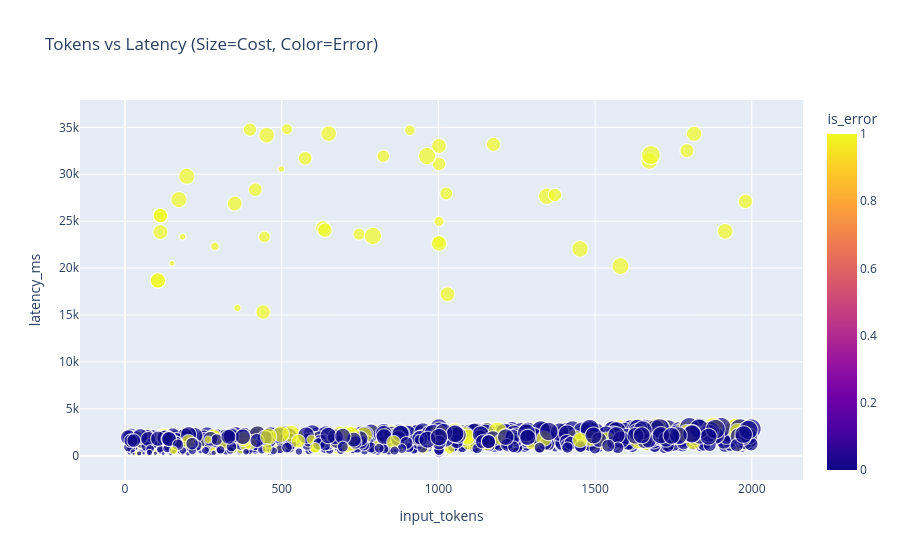

This figure's notebook cell:
### Markdown cell above
A multidimensional view showing how large tokens and high latency directly correlate with cost size and error rates.

### Code cell
fig= px.scatter(
          data_frame= df,
          x= 'input_tokens', 
          y= 'latency_ms', 
          size= 'total_cost_used', 
          color= 'is_error',
          title= 'Tokens vs Latency (Size=Cost, Color=Error)'
     )
fig.write_image('../assets/plots/06_3d_cost_latency_scatter.png', scale=2)
fig.show()

### Figure 1 — Plotly figure (JSON) as saved in the notebook; plotly's stock layout.template omitted (floating-point values rounded to 4 significant figures; data arrays with more than 128 entries replaced by an {"elided": "..."} marker saying what was removed)
{"data": [{"hovertemplate": "input_tokens=%{x}<br>latency_ms=%{y}<br>total_cost_used=%{marker.size}<br>is_error=%{marker.color}<extra></extra>", "legendgroup": "", "marker": {"color": {"elided": "1030 int values"}, "coloraxis": "coloraxis", "size": {"elided": "1030 float values"}, "sizemode": "area", "sizeref": 0.0001202, "symbol": "circle"}, "mode": "markers", "name": "", "showlegend": false, "type": "scattergl", "x": {"elided": "1030 int values"}, "xaxis": "x", "y": {"elided": "1030 float values"}, "yaxis": "y"}], "layout": {"coloraxis": {"colorbar": {"title": {"text": "is_error"}}, "colorscale": [[0, "#0d0887"], [0.1111, "#46039f"], [0.2222, "#7201a8"], [0.3333, "#9c179e"], [0.4444, "#bd3786"], [0.5556, "#d8576b"], [0.6667, "#ed7953"], [0.7778, "#fb9f3a"], [0.8889, "#fdca26"], [1, "#f0f921"]]}, "legend": {"itemsizing": "constant", "tracegroupgap": 0}, "title": {"text": "Tokens vs Latency (Size=Cost, Color=Error)"}, "xaxis": {"anchor": "y", "domain": [0, 1], "title": {"text": "input_tokens"}}, "yaxis": {"anchor": "x", "domain": [0, 1], "title": {"text": "latency_ms"}}}}
